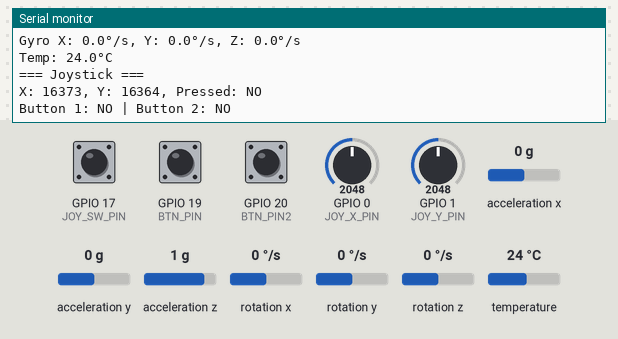
Bench run of a sketch on a simulated ESP32. Parts: the last lines printed to the serial monitor. Inputs (shaded band) come from the test bench; at power-on: GPIO 17 (JOY_SW_PIN) HIGH, GPIO 19 (BTN_PIN) HIGH, GPIO 20 (BTN_PIN2) HIGH, acceleration x 0 g, GPIO 0 (JOY_X_PIN) = 2048, GPIO 1 (JOY_Y_PIN) = 2048, acceleration y 0 g, acceleration z 1 g, rotation x 0 °/s, rotation y 0 °/s, rotation z 0 °/s, temperature 24 °C. USB keyboard and mouse output is not drawn.

Above: at 1.2 s.
1.3 s: GPIO 17 (JOY_SW_PIN) pulled LOW for 0.15 s
2.9 s: GPIO 19 (BTN_PIN) pulled LOW for 0.15 s
At 2.96 s:
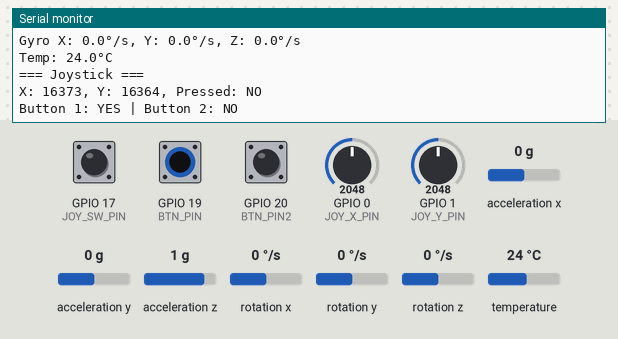
4.5 s: GPIO 20 (BTN_PIN2) pulled LOW for 0.15 s
At 4.52 s:
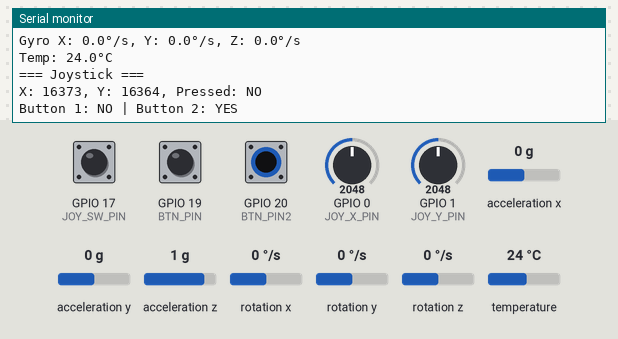
6.1 s: acceleration x set to -1.4 g
At 6.71 s:
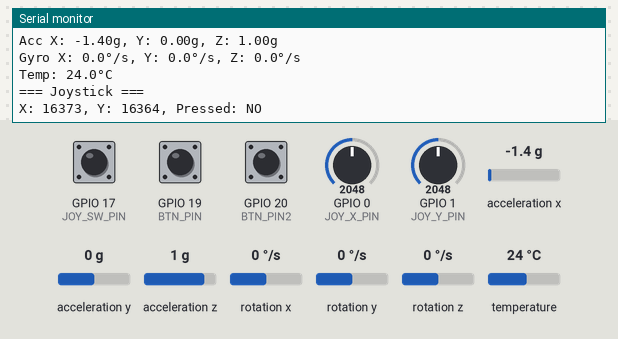
7.6 s: GPIO 0 (JOY_X_PIN) set to 2866
At 7.66 s:
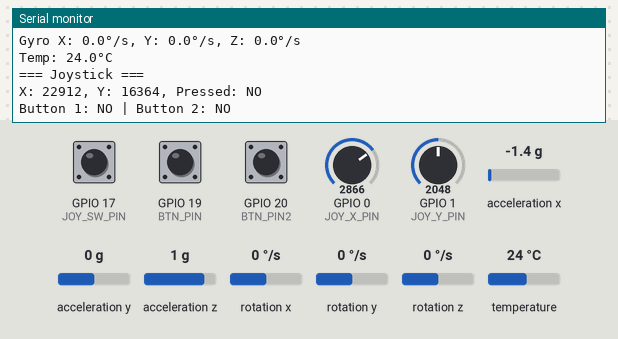
9.1 s: GPIO 1 (JOY_Y_PIN) set to 2866
At 9.22 s:
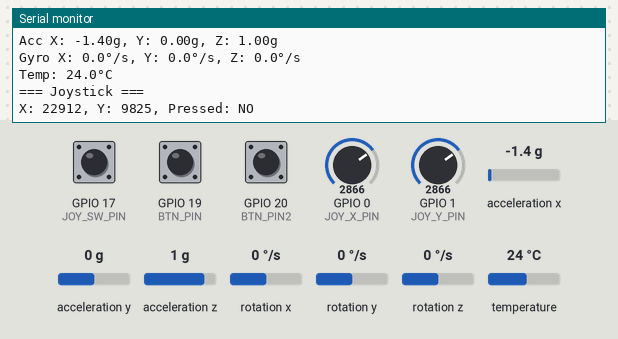

The sketch:

MPU6050_Controller_BLE_wip.ino
```cpp
#include <Wire.h>
#include <Adafruit_MPU6050.h>
#include <Adafruit_Sensor.h>
#include <BleGamepad.h>
//#include <syscfg/syscfg.h>

// === OBJETS ===
Adafruit_MPU6050 mpu;
BleGamepad bleGamepad; // nom visible via Bluetooth

// === DÉFINITIONS DES BROCHES ===
#define JOY_X_PIN 0       // A0
#define JOY_Y_PIN 1       // A1
#define JOY_SW_PIN 17     // Joystick bouton
#define BTN_PIN 19        // Bouton externe 1
#define BTN_PIN2 20       // Bouton externe 2
#define INVERT_X true

void setup() {
  Serial.begin(115200);
  Serial.println(F("Initialize System"));

  // Init BLE Gamepad
  bleGamepad.begin();

  // Init MPU6050
  if (!mpu.begin(0x68)) {
    Serial.println("MPU6050 not found");
    while (1) delay(10);
  }

  mpu.setAccelerometerRange(MPU6050_RANGE_16_G);
  mpu.setGyroRange(MPU6050_RANGE_250_DEG);
  mpu.setFilterBandwidth(MPU6050_BAND_21_HZ);

  // Init entrées
  pinMode(JOY_SW_PIN, INPUT_PULLUP);
  pinMode(BTN_PIN, INPUT_PULLUP);
  pinMode(BTN_PIN2, INPUT_PULLUP);
}

void loop() {
  // Lecture MPU6050
  sensors_event_t a, g, temp;
  mpu.getEvent(&a, &g, &temp);

  Serial.println("=== MPU6050 ===");
  Serial.printf("Acc X: %.2fg, Y: %.2fg, Z: %.2fg\n", a.acceleration.x / 9.81, a.acceleration.y / 9.81, a.acceleration.z / 9.81);
  Serial.printf("Gyro X: %.1f°/s, Y: %.1f°/s, Z: %.1f°/s\n", g.gyro.x * 180 / PI, g.gyro.y * 180 / PI, g.gyro.z * 180 / PI);
  Serial.printf("Temp: %.1f°C\n", temp.temperature);

  // === JOYSTICK ===
  int joyX = analogRead(JOY_X_PIN);
  int joyY = analogRead(JOY_Y_PIN);
  bool joyPressed = (digitalRead(JOY_SW_PIN) == LOW);

  // Normalisation en valeurs de joystick (-32767 à 32767)
  int joyX_mapped = map(joyX, 4095, 0, 0, 32737);
  int joyY_mapped = map(joyY, 4095, 0, 0, 32737);

  if (abs(joyX_mapped) < 20) joyX_mapped = 0;
  if (abs(joyY_mapped) < 20) joyY_mapped = 0;

if (INVERT_X) {
      joyX_mapped = 32737 - joyX_mapped;
      if (joyX_mapped < 0)
        joyX_mapped = -joyX_mapped;
    }


  Serial.println("=== Joystick ===");
  Serial.printf("X: %d, Y: %d, Pressed: %s\n", joyX_mapped, joyY_mapped, joyPressed ? "YES" : "NO");

  // === BOUTONS ===
  bool btn1 = (digitalRead(BTN_PIN) == LOW);
  bool btn2 = (digitalRead(BTN_PIN2) == LOW);
  Serial.printf("Button 1: %s | Button 2: %s\n", btn1 ? "YES" : "NO", btn2 ? "YES" : "NO");

  // === BLE GAMEPAD ===
  if (bleGamepad.isConnected()) {
    // Joystick gauche (left thumbstick)
    bleGamepad.setLeftThumb(joyX_mapped, joyY_mapped);

    // Boutons
    if (joyPressed) bleGamepad.press(1); else bleGamepad.release(1);
    if (btn1)       bleGamepad.press(2); else bleGamepad.release(2);
    if (btn2)       bleGamepad.press(3); else bleGamepad.release(3);

    bleGamepad.sendReport();
  }

  delay(50); // fréquence d’envoi BLE
}
```

Measured:
- after the input at 2.9 s, the serial monitor: prints a new line after 0.05 s (image 1)
- after the input at 4.5 s, the serial monitor: prints a new line at once (image 2)
- after the input at 6.1 s, the serial monitor: prints a new line at once (image 3)
- after the input at 7.6 s, the serial monitor: prints a new line after 0.05 s (image 4)
- after the input at 9.1 s, the serial monitor: prints a new line after 0.06 s (image 5)
